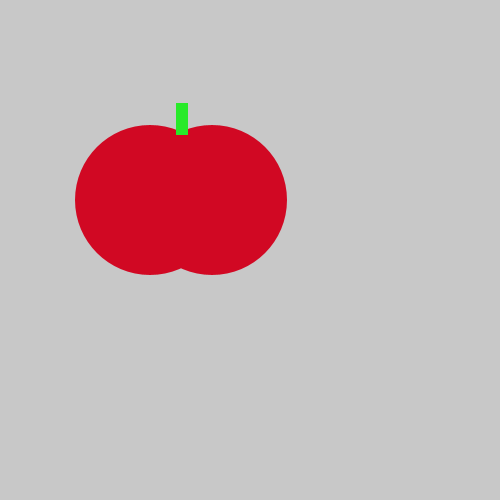
Frame 1 (no input)
Frame 60 (the mouse pressed at the canvas centre just before this capture): identical to frame 1, image omitted
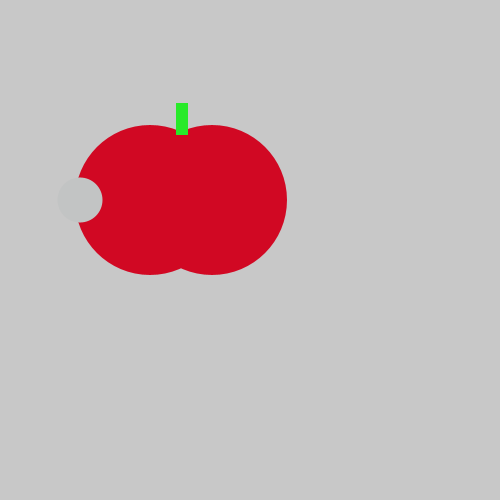
Frame 120 (the mouse held since frame 60 and released just before this capture)

The Processing sketch that drew these frames (run headless with seeded random() and noise(); from frame 60 on, the mouse is pressed at the canvas centre):

// Processing sketch: Tasty_Tomato
// ── Tasty_Tomato.pde
void setup() {
    size(500, 500);
}
void draw() {
    background(200, 200, 200);
    noStroke();
    fill(#D10823);
    ellipse(150, 200, 150, 150);
    ellipse(212, 200, 150, 150);
    fill(#28EA29);
    rect(176, 103, 12, 32);
    if(mousePressed){
    fill(#C2C4C4);
    ellipse(80,200,45,45);
    
}
}
